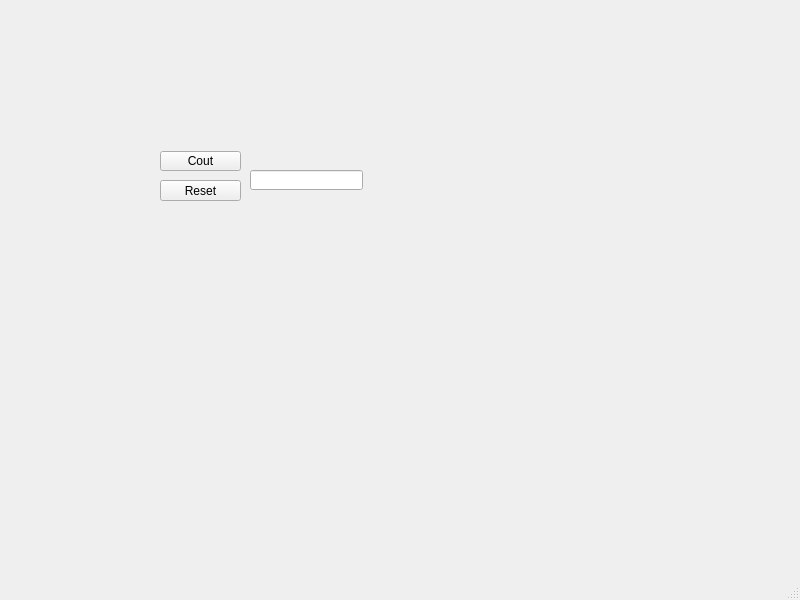
<?xml version="1.0" encoding="UTF-8"?>
<ui version="4.0">
 <class>MainWindow</class>
 <widget class="QMainWindow" name="MainWindow">
  <property name="geometry">
   <rect>
    <x>0</x>
    <y>0</y>
    <width>800</width>
    <height>600</height>
   </rect>
  </property>
  <property name="windowTitle">
   <string>MainWindow</string>
  </property>
  <widget class="QWidget" name="centralwidget">
   <widget class="QPushButton" name="countButton">
    <property name="geometry">
     <rect>
      <x>160</x>
      <y>151</y>
      <width>81</width>
      <height>20</height>
     </rect>
    </property>
    <property name="text">
     <string>Cout</string>
    </property>
   </widget>
   <widget class="QLineEdit" name="lineEdit">
    <property name="geometry">
     <rect>
      <x>250</x>
      <y>170</y>
      <width>113</width>
      <height>20</height>
     </rect>
    </property>
    <property name="text">
     <string/>
    </property>
   </widget>
   <widget class="QPushButton" name="resetButton">
    <property name="geometry">
     <rect>
      <x>160</x>
      <y>180</y>
      <width>81</width>
      <height>21</height>
     </rect>
    </property>
    <property name="text">
     <string>Reset</string>
    </property>
   </widget>
  </widget>
  <widget class="QMenuBar" name="menubar">
   <property name="geometry">
    <rect>
     <x>0</x>
     <y>0</y>
     <width>800</width>
     <height>17</height>
    </rect>
   </property>
  </widget>
  <widget class="QStatusBar" name="statusbar"/>
 </widget>
 <resources/>
 <connections/>
</ui>
